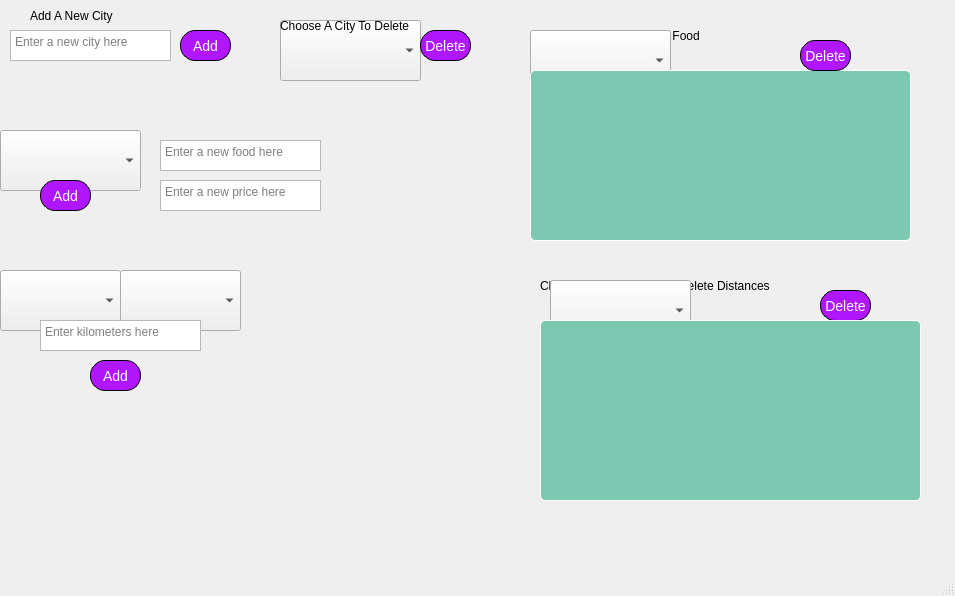
<?xml version="1.0" encoding="UTF-8"?>
<ui version="4.0">
 <class>AdminEditWindow</class>
 <widget class="QMainWindow" name="AdminEditWindow">
  <property name="geometry">
   <rect>
    <x>0</x>
    <y>0</y>
    <width>955</width>
    <height>596</height>
   </rect>
  </property>
  <property name="cursor">
   <cursorShape>ArrowCursor</cursorShape>
  </property>
  <property name="windowTitle">
   <string>MainWindow</string>
  </property>
  <widget class="QWidget" name="centralwidget">
   <widget class="QLabel" name="label">
    <property name="geometry">
     <rect>
      <x>30</x>
      <y>0</y>
      <width>111</width>
      <height>31</height>
     </rect>
    </property>
    <property name="text">
     <string>Add A New City</string>
    </property>
   </widget>
   <widget class="QTextEdit" name="textEdit_add_new_City">
    <property name="geometry">
     <rect>
      <x>10</x>
      <y>30</y>
      <width>161</width>
      <height>31</height>
     </rect>
    </property>
    <property name="html">
     <string>&lt;!DOCTYPE HTML PUBLIC &quot;-//W3C//DTD HTML 4.0//EN&quot; &quot;http://www.w3.org/TR/REC-html40/strict.dtd&quot;&gt;
&lt;html&gt;&lt;head&gt;&lt;meta name=&quot;qrichtext&quot; content=&quot;1&quot; /&gt;&lt;meta charset=&quot;utf-8&quot; /&gt;&lt;style type=&quot;text/css&quot;&gt;
p, li { white-space: pre-wrap; }
&lt;/style&gt;&lt;/head&gt;&lt;body style=&quot; font-family:'.AppleSystemUIFont'; font-size:13pt; font-weight:400; font-style:normal;&quot;&gt;
&lt;p style=&quot;-qt-paragraph-type:empty; margin-top:0px; margin-bottom:0px; margin-left:0px; margin-right:0px; -qt-block-indent:0; text-indent:0px;&quot;&gt;&lt;br /&gt;&lt;/p&gt;&lt;/body&gt;&lt;/html&gt;</string>
    </property>
    <property name="placeholderText">
     <string>Enter a new city here</string>
    </property>
    <property name="IntegerFiltering" stdset="0">
     <number>1</number>
    </property>
   </widget>
   <widget class="QPushButton" name="add_city_button">
    <property name="geometry">
     <rect>
      <x>180</x>
      <y>30</y>
      <width>51</width>
      <height>31</height>
     </rect>
    </property>
    <property name="font">
     <font>
      <family>Arial</family>
      <pointsize>-1</pointsize>
     </font>
    </property>
    <property name="cursor">
     <cursorShape>PointingHandCursor</cursorShape>
    </property>
    <property name="styleSheet">
     <string notr="true">QPushButton{
text-align: center;
color: white;
font-size: 14px;
background-color: rgb(176, 23, 255);
border: 1px solid black;
border-radius: 15px;
}</string>
    </property>
    <property name="text">
     <string>Add</string>
    </property>
   </widget>
   <widget class="QComboBox" name="comboBoxDeleteCity">
    <property name="geometry">
     <rect>
      <x>280</x>
      <y>20</y>
      <width>141</width>
      <height>61</height>
     </rect>
    </property>
    <property name="cursor">
     <cursorShape>PointingHandCursor</cursorShape>
    </property>
    <property name="styleSheet">
     <string notr="true"/>
    </property>
    <property name="currentText">
     <string/>
    </property>
   </widget>
   <widget class="QLabel" name="label_2">
    <property name="geometry">
     <rect>
      <x>280</x>
      <y>10</y>
      <width>181</width>
      <height>31</height>
     </rect>
    </property>
    <property name="text">
     <string>Choose A City To Delete</string>
    </property>
   </widget>
   <widget class="QPushButton" name="delete_city_button">
    <property name="geometry">
     <rect>
      <x>420</x>
      <y>30</y>
      <width>51</width>
      <height>31</height>
     </rect>
    </property>
    <property name="font">
     <font>
      <family>Arial</family>
      <pointsize>-1</pointsize>
     </font>
    </property>
    <property name="cursor">
     <cursorShape>PointingHandCursor</cursorShape>
    </property>
    <property name="styleSheet">
     <string notr="true">QPushButton{
text-align: center;
color: white;
font-size: 14px;
background-color: rgb(176, 23, 255);
border: 1px solid black;
border-radius: 15px;
}</string>
    </property>
    <property name="text">
     <string>Delete</string>
    </property>
   </widget>
   <widget class="QLabel" name="label_3">
    <property name="geometry">
     <rect>
      <x>10</x>
      <y>120</y>
      <width>151</width>
      <height>31</height>
     </rect>
    </property>
    <property name="text">
     <string>Add A New Food To City</string>
    </property>
   </widget>
   <widget class="QComboBox" name="comboBoxNewFoodCities">
    <property name="geometry">
     <rect>
      <x>0</x>
      <y>130</y>
      <width>141</width>
      <height>61</height>
     </rect>
    </property>
    <property name="cursor">
     <cursorShape>PointingHandCursor</cursorShape>
    </property>
    <property name="styleSheet">
     <string notr="true"/>
    </property>
    <property name="currentText">
     <string/>
    </property>
   </widget>
   <widget class="QTextEdit" name="textEdit_add_new_food">
    <property name="geometry">
     <rect>
      <x>160</x>
      <y>140</y>
      <width>161</width>
      <height>31</height>
     </rect>
    </property>
    <property name="html">
     <string>&lt;!DOCTYPE HTML PUBLIC &quot;-//W3C//DTD HTML 4.0//EN&quot; &quot;http://www.w3.org/TR/REC-html40/strict.dtd&quot;&gt;
&lt;html&gt;&lt;head&gt;&lt;meta name=&quot;qrichtext&quot; content=&quot;1&quot; /&gt;&lt;meta charset=&quot;utf-8&quot; /&gt;&lt;style type=&quot;text/css&quot;&gt;
p, li { white-space: pre-wrap; }
&lt;/style&gt;&lt;/head&gt;&lt;body style=&quot; font-family:'.AppleSystemUIFont'; font-size:13pt; font-weight:400; font-style:normal;&quot;&gt;
&lt;p style=&quot;-qt-paragraph-type:empty; margin-top:0px; margin-bottom:0px; margin-left:0px; margin-right:0px; -qt-block-indent:0; text-indent:0px;&quot;&gt;&lt;br /&gt;&lt;/p&gt;&lt;/body&gt;&lt;/html&gt;</string>
    </property>
    <property name="placeholderText">
     <string>Enter a new food here</string>
    </property>
   </widget>
   <widget class="QTextEdit" name="textEdit_add_new_food_price">
    <property name="geometry">
     <rect>
      <x>160</x>
      <y>180</y>
      <width>161</width>
      <height>31</height>
     </rect>
    </property>
    <property name="html">
     <string>&lt;!DOCTYPE HTML PUBLIC &quot;-//W3C//DTD HTML 4.0//EN&quot; &quot;http://www.w3.org/TR/REC-html40/strict.dtd&quot;&gt;
&lt;html&gt;&lt;head&gt;&lt;meta name=&quot;qrichtext&quot; content=&quot;1&quot; /&gt;&lt;meta charset=&quot;utf-8&quot; /&gt;&lt;style type=&quot;text/css&quot;&gt;
p, li { white-space: pre-wrap; }
&lt;/style&gt;&lt;/head&gt;&lt;body style=&quot; font-family:'.AppleSystemUIFont'; font-size:13pt; font-weight:400; font-style:normal;&quot;&gt;
&lt;p style=&quot;-qt-paragraph-type:empty; margin-top:0px; margin-bottom:0px; margin-left:0px; margin-right:0px; -qt-block-indent:0; text-indent:0px;&quot;&gt;&lt;br /&gt;&lt;/p&gt;&lt;/body&gt;&lt;/html&gt;</string>
    </property>
    <property name="placeholderText">
     <string>Enter a new price here</string>
    </property>
   </widget>
   <widget class="QPushButton" name="add_food_button">
    <property name="geometry">
     <rect>
      <x>40</x>
      <y>180</y>
      <width>51</width>
      <height>31</height>
     </rect>
    </property>
    <property name="font">
     <font>
      <family>Arial</family>
      <pointsize>-1</pointsize>
     </font>
    </property>
    <property name="cursor">
     <cursorShape>PointingHandCursor</cursorShape>
    </property>
    <property name="styleSheet">
     <string notr="true">QPushButton{
text-align: center;
color: white;
font-size: 14px;
background-color: rgb(176, 23, 255);
border: 1px solid black;
border-radius: 15px;
}</string>
    </property>
    <property name="text">
     <string>Add</string>
    </property>
   </widget>
   <widget class="QLabel" name="label_4">
    <property name="geometry">
     <rect>
      <x>530</x>
      <y>20</y>
      <width>201</width>
      <height>31</height>
     </rect>
    </property>
    <property name="text">
     <string>Choose A City To Delete A Food</string>
    </property>
   </widget>
   <widget class="QComboBox" name="comboBoxDeleteFoodCities">
    <property name="geometry">
     <rect>
      <x>530</x>
      <y>30</y>
      <width>141</width>
      <height>61</height>
     </rect>
    </property>
    <property name="cursor">
     <cursorShape>PointingHandCursor</cursorShape>
    </property>
    <property name="styleSheet">
     <string notr="true"/>
    </property>
    <property name="currentText">
     <string/>
    </property>
   </widget>
   <widget class="QTableWidget" name="tableWidget_delete_food">
    <property name="geometry">
     <rect>
      <x>520</x>
      <y>60</y>
      <width>401</width>
      <height>191</height>
     </rect>
    </property>
    <property name="styleSheet">
     <string notr="true">QTableWidget{
background-color: #7cc8b1;
text-align: center;
color: white;
font-size: 10px;
border: 1px solid white;
border-radius: 5px;
margin: 10px;
padding: 10px;
}</string>
    </property>
   </widget>
   <widget class="QPushButton" name="delete_food_button">
    <property name="geometry">
     <rect>
      <x>800</x>
      <y>40</y>
      <width>51</width>
      <height>31</height>
     </rect>
    </property>
    <property name="font">
     <font>
      <family>Arial</family>
      <pointsize>-1</pointsize>
     </font>
    </property>
    <property name="cursor">
     <cursorShape>PointingHandCursor</cursorShape>
    </property>
    <property name="styleSheet">
     <string notr="true">QPushButton{
text-align: center;
color: white;
font-size: 14px;
background-color: rgb(176, 23, 255);
border: 1px solid black;
border-radius: 15px;
}</string>
    </property>
    <property name="text">
     <string>Delete</string>
    </property>
   </widget>
   <widget class="QLabel" name="label_5">
    <property name="geometry">
     <rect>
      <x>20</x>
      <y>260</y>
      <width>81</width>
      <height>31</height>
     </rect>
    </property>
    <property name="text">
     <string>Starting City</string>
    </property>
   </widget>
   <widget class="QLabel" name="label_6">
    <property name="geometry">
     <rect>
      <x>150</x>
      <y>260</y>
      <width>81</width>
      <height>31</height>
     </rect>
    </property>
    <property name="text">
     <string>Ending City</string>
    </property>
   </widget>
   <widget class="QComboBox" name="comboBoxStartingCityADD">
    <property name="geometry">
     <rect>
      <x>0</x>
      <y>270</y>
      <width>121</width>
      <height>61</height>
     </rect>
    </property>
    <property name="cursor">
     <cursorShape>PointingHandCursor</cursorShape>
    </property>
    <property name="styleSheet">
     <string notr="true"/>
    </property>
    <property name="currentText">
     <string/>
    </property>
   </widget>
   <widget class="QComboBox" name="comboBoxEndingCityADD">
    <property name="geometry">
     <rect>
      <x>120</x>
      <y>270</y>
      <width>121</width>
      <height>61</height>
     </rect>
    </property>
    <property name="cursor">
     <cursorShape>PointingHandCursor</cursorShape>
    </property>
    <property name="styleSheet">
     <string notr="true"/>
    </property>
    <property name="currentText">
     <string/>
    </property>
   </widget>
   <widget class="QTextEdit" name="textEdit_add_new_Kilometers">
    <property name="geometry">
     <rect>
      <x>40</x>
      <y>320</y>
      <width>161</width>
      <height>31</height>
     </rect>
    </property>
    <property name="html">
     <string>&lt;!DOCTYPE HTML PUBLIC &quot;-//W3C//DTD HTML 4.0//EN&quot; &quot;http://www.w3.org/TR/REC-html40/strict.dtd&quot;&gt;
&lt;html&gt;&lt;head&gt;&lt;meta name=&quot;qrichtext&quot; content=&quot;1&quot; /&gt;&lt;meta charset=&quot;utf-8&quot; /&gt;&lt;style type=&quot;text/css&quot;&gt;
p, li { white-space: pre-wrap; }
&lt;/style&gt;&lt;/head&gt;&lt;body style=&quot; font-family:'.AppleSystemUIFont'; font-size:13pt; font-weight:400; font-style:normal;&quot;&gt;
&lt;p style=&quot;-qt-paragraph-type:empty; margin-top:0px; margin-bottom:0px; margin-left:0px; margin-right:0px; -qt-block-indent:0; text-indent:0px;&quot;&gt;&lt;br /&gt;&lt;/p&gt;&lt;/body&gt;&lt;/html&gt;</string>
    </property>
    <property name="placeholderText">
     <string>Enter kilometers here</string>
    </property>
   </widget>
   <widget class="QPushButton" name="add_distance_button_">
    <property name="geometry">
     <rect>
      <x>90</x>
      <y>360</y>
      <width>51</width>
      <height>31</height>
     </rect>
    </property>
    <property name="font">
     <font>
      <family>Arial</family>
      <pointsize>-1</pointsize>
     </font>
    </property>
    <property name="cursor">
     <cursorShape>PointingHandCursor</cursorShape>
    </property>
    <property name="styleSheet">
     <string notr="true">QPushButton{
text-align: center;
color: white;
font-size: 14px;
background-color: rgb(176, 23, 255);
border: 1px solid black;
border-radius: 15px;
}</string>
    </property>
    <property name="text">
     <string>Add</string>
    </property>
   </widget>
   <widget class="QLabel" name="label_7">
    <property name="geometry">
     <rect>
      <x>540</x>
      <y>270</y>
      <width>291</width>
      <height>31</height>
     </rect>
    </property>
    <property name="text">
     <string>Choose A Starting City To Delete Distances</string>
    </property>
   </widget>
   <widget class="QComboBox" name="comboBoxDeleteDistances">
    <property name="geometry">
     <rect>
      <x>550</x>
      <y>280</y>
      <width>141</width>
      <height>61</height>
     </rect>
    </property>
    <property name="cursor">
     <cursorShape>PointingHandCursor</cursorShape>
    </property>
    <property name="styleSheet">
     <string notr="true"/>
    </property>
    <property name="currentText">
     <string/>
    </property>
   </widget>
   <widget class="QPushButton" name="delete_distances_button">
    <property name="geometry">
     <rect>
      <x>820</x>
      <y>290</y>
      <width>51</width>
      <height>31</height>
     </rect>
    </property>
    <property name="font">
     <font>
      <family>Arial</family>
      <pointsize>-1</pointsize>
     </font>
    </property>
    <property name="cursor">
     <cursorShape>PointingHandCursor</cursorShape>
    </property>
    <property name="styleSheet">
     <string notr="true">QPushButton{
text-align: center;
color: white;
font-size: 14px;
background-color: rgb(176, 23, 255);
border: 1px solid black;
border-radius: 15px;
}</string>
    </property>
    <property name="text">
     <string>Delete</string>
    </property>
   </widget>
   <widget class="QTableWidget" name="tableWidget_delete_distances">
    <property name="geometry">
     <rect>
      <x>530</x>
      <y>310</y>
      <width>401</width>
      <height>201</height>
     </rect>
    </property>
    <property name="styleSheet">
     <string notr="true">QTableWidget{
background-color: #7cc8b1;
text-align: center;
color: white;
font-size: 10px;
border: 1px solid white;
border-radius: 5px;
margin: 10px;
padding: 10px;
}</string>
    </property>
   </widget>
  </widget>
  <widget class="QMenuBar" name="menubar">
   <property name="geometry">
    <rect>
     <x>0</x>
     <y>0</y>
     <width>955</width>
     <height>22</height>
    </rect>
   </property>
  </widget>
  <widget class="QStatusBar" name="statusbar"/>
 </widget>
 <resources/>
 <connections/>
</ui>
